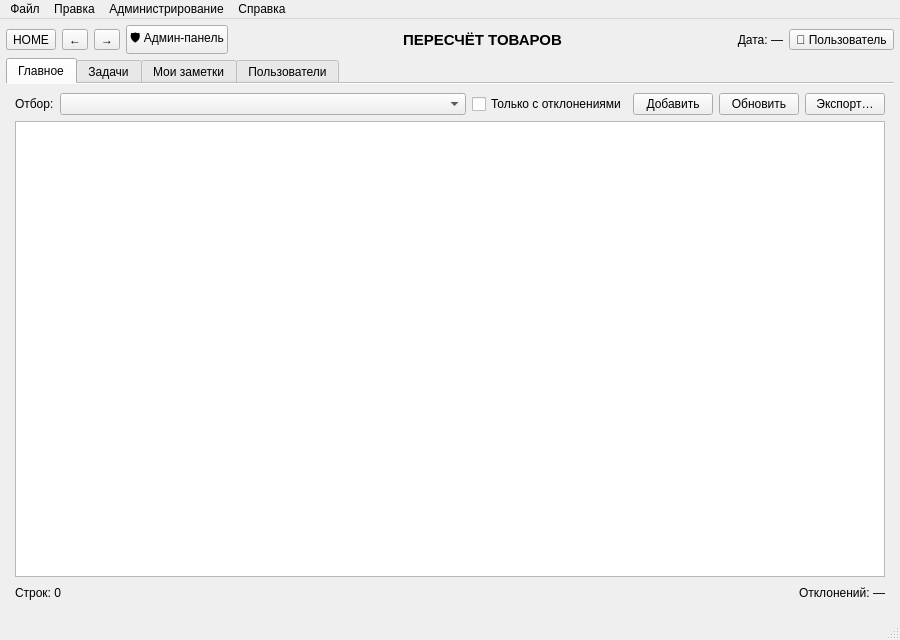
<?xml version="1.0" encoding="UTF-8"?>
<ui version="4.0">
 <class>MainWindow</class>
 <widget class="QMainWindow" name="MainWindow">
  <property name="geometry">
   <rect><x>0</x><y>0</y><width>900</width><height>640</height></rect>
  </property>
  <property name="windowTitle">
   <string>MainWindow</string>
  </property>
  <widget class="QWidget" name="centralwidget">
   <layout class="QVBoxLayout" name="centralLayout">
    <property name="spacing"><number>4</number></property>
    <property name="leftMargin"><number>6</number></property>
    <property name="topMargin"><number>6</number></property>
    <property name="rightMargin"><number>6</number></property>
    <property name="bottomMargin"><number>6</number></property>
    <item>
     <layout class="QHBoxLayout" name="topBarLayout">
      <property name="spacing"><number>6</number></property>
      <item>
       <widget class="QToolButton" name="btnHome">
        <property name="toolTip"><string>На главную</string></property>
        <property name="text"><string>HOME</string></property>
        <property name="toolButtonStyle">
         <enum>Qt::ToolButtonTextOnly</enum>
        </property>
       </widget>
      </item>
      <item>
       <widget class="QToolButton" name="btnBack">
        <property name="toolTip"><string>Назад</string></property>
        <property name="text"><string>←</string></property>
       </widget>
      </item>
      <item>
       <widget class="QToolButton" name="btnForward">
        <property name="toolTip"><string>Вперёд</string></property>
        <property name="text"><string>→</string></property>
       </widget>
      </item>
      <item>
       <widget class="QPushButton" name="btnAdminPanel">
        <property name="toolTip">
         <string>Админ-панель: выдача должностей</string>
        </property>
        <property name="text">
         <string>🛡 Админ-панель</string>
        </property>
       </widget>
      </item>
      <item>
       <widget class="QLabel" name="lblHeader">
        <property name="sizePolicy">
         <sizepolicy hsizetype="Expanding" vsizetype="Preferred">
          <horstretch>1</horstretch><verstretch>0</verstretch>
         </sizepolicy>
        </property>
        <property name="font">
         <font><pointsize>11</pointsize><weight>75</weight><bold>true</bold></font>
        </property>
        <property name="text"><string>ПЕРЕСЧЁТ ТОВАРОВ</string></property>
        <property name="alignment"><set>Qt::AlignCenter</set></property>
       </widget>
      </item>
      <item>
       <widget class="QLabel" name="lblDate">
        <property name="text"><string>Дата: —</string></property>
        <property name="alignment">
         <set>Qt::AlignRight|Qt::AlignTrailing|Qt::AlignVCenter</set>
        </property>
       </widget>
      </item>
      <item>
       <widget class="QToolButton" name="btnAccount">
        <property name="toolTip"><string>Учётная запись</string></property>
        <property name="text"><string>👤 Пользователь</string></property>
        <property name="popupMode">
         <enum>QToolButton::InstantPopup</enum>
        </property>
        <property name="toolButtonStyle">
         <enum>Qt::ToolButtonTextOnly</enum>
        </property>
       </widget>
      </item>
     </layout>
    </item>
    <item>
     <widget class="QTabWidget" name="tabWidget">
      <property name="currentIndex"><number>0</number></property>
      <property name="documentMode"><bool>true</bool></property>
      <widget class="QWidget" name="tabMain">
       <attribute name="title"><string>Главное</string></attribute>
       <layout class="QVBoxLayout" name="mainLayout">
        <property name="spacing"><number>6</number></property>
        <item>
         <layout class="QHBoxLayout" name="filterLayout">
          <item>
           <widget class="QLabel" name="lblFilter">
            <property name="text"><string>Отбор:</string></property>
           </widget>
          </item>
          <item>
           <widget class="QComboBox" name="cmbFilter">
            <property name="sizePolicy">
             <sizepolicy hsizetype="Expanding" vsizetype="Fixed">
              <horstretch>1</horstretch><verstretch>0</verstretch>
             </sizepolicy>
            </property>
            <property name="toolTip">
             <string>Выбор категории для отбора</string>
            </property>
           </widget>
          </item>
          <item>
           <widget class="QCheckBox" name="chkOnlyDeviations">
            <property name="text"><string>Только с отклонениями</string></property>
           </widget>
          </item>
          <item>
           <widget class="QPushButton" name="btnAddItem">
            <property name="toolTip"><string>Добавить новую позицию (Ctrl+N)</string></property>
            <property name="text"><string>Добавить</string></property>
            <property name="shortcut"><string>Ctrl+N</string></property>
           </widget>
          </item>
          <item>
           <widget class="QPushButton" name="btnRefresh">
            <property name="toolTip"><string>Перечитать данные (F5)</string></property>
            <property name="text"><string>Обновить</string></property>
            <property name="shortcut"><string>F5</string></property>
           </widget>
          </item>
          <item>
           <widget class="QPushButton" name="btnExport">
            <property name="toolTip"><string>Экспорт таблицы в CSV</string></property>
            <property name="text"><string>Экспорт…</string></property>
           </widget>
          </item>
         </layout>
        </item>
        <item>
         <widget class="QTableWidget" name="tblProducts">
          <property name="editTriggers">
           <set>QAbstractItemView::DoubleClicked|QAbstractItemView::EditKeyPressed</set>
          </property>
          <property name="alternatingRowColors"><bool>true</bool></property>
          <property name="selectionMode">
           <enum>QAbstractItemView::ExtendedSelection</enum>
          </property>
          <property name="selectionBehavior">
           <enum>QAbstractItemView::SelectRows</enum>
          </property>
          <property name="sortingEnabled"><bool>true</bool></property>
          <attribute name="horizontalHeaderStretchLastSection">
           <bool>true</bool>
          </attribute>
          <attribute name="verticalHeaderVisible">
           <bool>false</bool>
          </attribute>
         </widget>
        </item>
        <item>
         <layout class="QHBoxLayout" name="statusLayout">
          <item>
           <widget class="QLabel" name="lblRowsCount">
            <property name="text"><string>Строк: 0</string></property>
           </widget>
          </item>
          <item>
           <spacer name="statusSpacer">
            <property name="orientation"><enum>Qt::Horizontal</enum></property>
            <property name="sizeHint" stdset="0">
             <size><width>40</width><height>20</height></size>
            </property>
           </spacer>
          </item>
          <item>
           <widget class="QLabel" name="lblDeviationsSum">
            <property name="text"><string>Отклонений: —</string></property>
           </widget>
          </item>
         </layout>
        </item>
       </layout>
      </widget>
      <widget class="QWidget" name="tabTasks">
       <attribute name="title"><string>Задачи</string></attribute>
       <layout class="QHBoxLayout" name="tasksLayout">
        <property name="spacing"><number>8</number></property>
        <item>
         <layout class="QVBoxLayout" name="tasksListLayout">
          <item>
           <widget class="QLabel" name="lblTasksTitle">
            <property name="font">
             <font><weight>75</weight><bold>true</bold></font>
            </property>
            <property name="text"><string>Список задач</string></property>
           </widget>
          </item>
          <item>
           <widget class="QLineEdit" name="edtTaskSearch">
            <property name="placeholderText"><string>Поиск задачи…</string></property>
            <property name="clearButtonEnabled"><bool>true</bool></property>
           </widget>
          </item>
          <item>
           <widget class="QListWidget" name="lstTasks">
            <property name="alternatingRowColors"><bool>true</bool></property>
            <property name="selectionMode">
             <enum>QAbstractItemView::SingleSelection</enum>
            </property>
           </widget>
          </item>
          <item>
           <layout class="QHBoxLayout" name="tasksButtonsLayout">
            <item>
             <widget class="QPushButton" name="btnTaskAdd">
              <property name="text"><string>Добавить</string></property>
             </widget>
            </item>
            <item>
             <widget class="QPushButton" name="btnTaskDelete">
              <property name="text"><string>Удалить</string></property>
             </widget>
            </item>
           </layout>
          </item>
         </layout>
        </item>
        <item>
         <widget class="QGroupBox" name="grpTaskDetails">
          <property name="title"><string>Детали задачи</string></property>
          <layout class="QFormLayout" name="taskDetailsLayout">
           <item row="0" column="0">
            <widget class="QLabel" name="lblTaskName">
             <property name="text"><string>Название:</string></property>
            </widget>
           </item>
           <item row="0" column="1">
            <widget class="QLineEdit" name="edtTaskName">
             <property name="placeholderText"><string>Краткое название</string></property>
            </widget>
           </item>
           <item row="1" column="0">
            <widget class="QLabel" name="lblTaskPriority">
             <property name="text"><string>Приоритет:</string></property>
            </widget>
           </item>
           <item row="1" column="1">
            <widget class="QComboBox" name="cmbTaskPriority">
             <item><property name="text"><string>Низкий</string></property></item>
             <item><property name="text"><string>Средний</string></property></item>
             <item><property name="text"><string>Высокий</string></property></item>
            </widget>
           </item>
           <item row="2" column="0">
            <widget class="QLabel" name="lblTaskDue">
             <property name="text"><string>Срок:</string></property>
            </widget>
           </item>
           <item row="2" column="1">
            <widget class="QDateEdit" name="dtTaskDue">
             <property name="displayFormat"><string>dd.MM.yyyy</string></property>
             <property name="calendarPopup"><bool>true</bool></property>
            </widget>
           </item>
           <item row="3" column="0">
            <widget class="QLabel" name="lblTaskDone">
             <property name="text"><string>Статус:</string></property>
            </widget>
           </item>
           <item row="3" column="1">
            <widget class="QCheckBox" name="chkTaskDone">
             <property name="text"><string>Выполнено</string></property>
            </widget>
           </item>
           <item row="4" column="0" colspan="2">
            <widget class="QLabel" name="lblTaskDesc">
             <property name="text"><string>Описание:</string></property>
            </widget>
           </item>
           <item row="5" column="0" colspan="2">
            <widget class="QTextEdit" name="txtTaskDesc">
             <property name="placeholderText">
              <string>Подробное описание задачи…</string>
             </property>
            </widget>
           </item>
           <item row="6" column="0" colspan="2">
            <layout class="QHBoxLayout" name="taskSaveLayout">
             <item>
              <spacer name="taskSaveSpacer">
               <property name="orientation"><enum>Qt::Horizontal</enum></property>
               <property name="sizeHint" stdset="0">
                <size><width>40</width><height>20</height></size>
               </property>
              </spacer>
             </item>
             <item>
              <widget class="QPushButton" name="btnTaskSave">
               <property name="text"><string>Сохранить</string></property>
              </widget>
             </item>
            </layout>
           </item>
          </layout>
         </widget>
        </item>
       </layout>
      </widget>
      <widget class="QWidget" name="tabNotes">
       <attribute name="title"><string>Мои заметки</string></attribute>
       <layout class="QHBoxLayout" name="notesLayout">
        <property name="spacing"><number>8</number></property>
        <item>
         <layout class="QVBoxLayout" name="notesListLayout">
          <item>
           <widget class="QLabel" name="lblNotesTitle">
            <property name="font">
             <font><weight>75</weight><bold>true</bold></font>
            </property>
            <property name="text"><string>Заметки</string></property>
           </widget>
          </item>
          <item>
           <widget class="QLineEdit" name="edtNoteSearch">
            <property name="placeholderText"><string>Поиск заметки…</string></property>
            <property name="clearButtonEnabled"><bool>true</bool></property>
           </widget>
          </item>
          <item>
           <widget class="QListWidget" name="lstNotes">
            <property name="alternatingRowColors"><bool>true</bool></property>
           </widget>
          </item>
          <item>
           <layout class="QHBoxLayout" name="notesButtonsLayout">
            <item>
             <widget class="QPushButton" name="btnNoteNew">
              <property name="text"><string>Новая</string></property>
             </widget>
            </item>
            <item>
             <widget class="QPushButton" name="btnNoteDelete">
              <property name="text"><string>Удалить</string></property>
             </widget>
            </item>
           </layout>
          </item>
         </layout>
        </item>
        <item>
         <layout class="QVBoxLayout" name="noteEditLayout">
          <item>
           <widget class="QLabel" name="lblNoteEditorTitle">
            <property name="font">
             <font><weight>75</weight><bold>true</bold></font>
            </property>
            <property name="text"><string>Содержимое заметки</string></property>
           </widget>
          </item>
          <item>
           <widget class="QTextEdit" name="txtNoteContent">
            <property name="acceptRichText"><bool>false</bool></property>
            <property name="placeholderText">
             <string>Введите текст заметки…</string>
            </property>
           </widget>
          </item>
          <item>
           <layout class="QHBoxLayout" name="noteEditButtonsLayout">
            <item>
             <widget class="QLabel" name="lblNoteModified">
              <property name="text"><string>Изменено: —</string></property>
             </widget>
            </item>
            <item>
             <spacer name="noteEditSpacer">
              <property name="orientation"><enum>Qt::Horizontal</enum></property>
              <property name="sizeHint" stdset="0">
               <size><width>40</width><height>20</height></size>
              </property>
             </spacer>
            </item>
            <item>
             <widget class="QPushButton" name="btnNoteSave">
              <property name="text"><string>Сохранить</string></property>
             </widget>
            </item>
           </layout>
          </item>
         </layout>
        </item>
       </layout>
      </widget>
      <widget class="QWidget" name="tabUsers">
       <attribute name="title"><string>Пользователи</string></attribute>
       <layout class="QVBoxLayout" name="usersLayout">
        <property name="spacing"><number>6</number></property>
        <item>
         <layout class="QHBoxLayout" name="usersToolbarLayout">
          <item>
           <widget class="QPushButton" name="btnUserAdd">
            <property name="text"><string>Добавить пользователя</string></property>
           </widget>
          </item>
          <item>
           <widget class="QPushButton" name="btnUserDelete">
            <property name="text"><string>Удалить</string></property>
           </widget>
          </item>
          <item>
           <widget class="QPushButton" name="btnUserRefresh">
            <property name="text"><string>Обновить</string></property>
           </widget>
          </item>
          <item>
           <spacer name="usersToolbarSpacer">
            <property name="orientation"><enum>Qt::Horizontal</enum></property>
            <property name="sizeHint" stdset="0">
             <size><width>40</width><height>20</height></size>
            </property>
           </spacer>
          </item>
         </layout>
        </item>
        <item>
         <widget class="QTableWidget" name="tblUsers">
          <property name="alternatingRowColors"><bool>true</bool></property>
          <property name="selectionBehavior">
           <enum>QAbstractItemView::SelectRows</enum>
          </property>
          <property name="selectionMode">
           <enum>QAbstractItemView::SingleSelection</enum>
          </property>
          <property name="editTriggers">
           <set>QAbstractItemView::NoEditTriggers</set>
          </property>
          <attribute name="verticalHeaderVisible">
           <bool>false</bool>
          </attribute>
          <column><property name="text"><string>Логин</string></property></column>
          <column><property name="text"><string>ФИО</string></property></column>
          <column><property name="text"><string>Email</string></property></column>
          <column><property name="text"><string>Телефон</string></property></column>
          <column><property name="text"><string>Должность</string></property></column>
          <column><property name="text"><string>Статус</string></property></column>
         </widget>
        </item>
        <item>
         <widget class="QGroupBox" name="grpUserDetails">
          <property name="title"><string>Данные пользователя</string></property>
          <layout class="QFormLayout" name="userDetailsLayout">
           <item row="0" column="0">
            <widget class="QLabel" name="lblUserLogin">
             <property name="text"><string>Логин:</string></property>
            </widget>
           </item>
           <item row="0" column="1">
            <widget class="QLineEdit" name="edtUserLogin">
             <property name="placeholderText"><string>login</string></property>
            </widget>
           </item>
           <item row="1" column="0">
            <widget class="QLabel" name="lblUserName">
             <property name="text"><string>ФИО:</string></property>
            </widget>
           </item>
           <item row="1" column="1">
            <widget class="QLineEdit" name="edtUserName">
             <property name="placeholderText"><string>Иванов Иван Иванович</string></property>
            </widget>
           </item>
           <item row="2" column="0">
            <widget class="QLabel" name="lblUserEmail">
             <property name="text"><string>Email:</string></property>
            </widget>
           </item>
           <item row="2" column="1">
            <widget class="QLineEdit" name="edtUserEmail">
             <property name="placeholderText"><string>user@mail.ru</string></property>
            </widget>
           </item>
           <item row="3" column="0">
            <widget class="QLabel" name="lblUserPhone">
             <property name="text"><string>Телефон:</string></property>
            </widget>
           </item>
           <item row="3" column="1">
            <widget class="QLineEdit" name="edtUserPhone">
             <property name="placeholderText"><string>+7 999 123-45-67</string></property>
            </widget>
           </item>
           <item row="4" column="0">
            <widget class="QLabel" name="lblUserPassword">
             <property name="text"><string>Пароль:</string></property>
            </widget>
           </item>
           <item row="4" column="1">
            <widget class="QLineEdit" name="edtUserPassword">
             <property name="echoMode"><enum>QLineEdit::Password</enum></property>
             <property name="placeholderText"><string>••••••</string></property>
            </widget>
           </item>
           <item row="5" column="0">
            <widget class="QLabel" name="lblUserRole">
             <property name="text"><string>Должность:</string></property>
            </widget>
           </item>
           <item row="5" column="1">
            <widget class="QComboBox" name="cmbUserRole">
             <item><property name="text"><string>Администратор</string></property></item>
             <item><property name="text"><string>Кладовщик</string></property></item>
             <item><property name="text"><string>Продавец</string></property></item>
             <item><property name="text"><string>Руководитель магазином</string></property></item>
            </widget>
           </item>
           <item row="6" column="0">
            <widget class="QLabel" name="lblUserActive">
             <property name="text"><string>Активен:</string></property>
            </widget>
           </item>
           <item row="6" column="1">
            <widget class="QCheckBox" name="chkUserActive">
             <property name="text"><string>Разрешён вход</string></property>
             <property name="checked"><bool>true</bool></property>
            </widget>
           </item>
           <item row="7" column="0" colspan="2">
            <layout class="QHBoxLayout" name="userSaveLayout">
             <item>
              <spacer name="userSaveSpacer">
               <property name="orientation"><enum>Qt::Horizontal</enum></property>
               <property name="sizeHint" stdset="0">
                <size><width>40</width><height>20</height></size>
               </property>
              </spacer>
             </item>
             <item>
              <widget class="QPushButton" name="btnUserSave">
               <property name="text"><string>Сохранить</string></property>
              </widget>
             </item>
            </layout>
           </item>
          </layout>
         </widget>
        </item>
       </layout>
      </widget>
     </widget>
    </item>
   </layout>
  </widget>
  <widget class="QMenuBar" name="menubar">
   <property name="geometry">
    <rect><x>0</x><y>0</y><width>900</width><height>21</height></rect>
   </property>
   <widget class="QMenu" name="menuFile">
    <property name="title"><string>Файл</string></property>
    <addaction name="actionRefresh"/>
    <addaction name="actionExport"/>
    <addaction name="separator"/>
    <addaction name="actionExit"/>
   </widget>
   <widget class="QMenu" name="menuEdit">
    <property name="title"><string>Правка</string></property>
    <addaction name="actionAdd"/>
    <addaction name="actionDelete"/>
   </widget>
   <widget class="QMenu" name="menuAdmin">
    <property name="title"><string>Администрирование</string></property>
    <addaction name="actionAdminPanel"/>
   </widget>
   <widget class="QMenu" name="menuHelp">
    <property name="title"><string>Справка</string></property>
    <addaction name="actionAbout"/>
   </widget>
   <addaction name="menuFile"/>
   <addaction name="menuEdit"/>
   <addaction name="menuAdmin"/>
   <addaction name="menuHelp"/>
  </widget>
  <widget class="QStatusBar" name="statusbar"/>
  <action name="actionRefresh">
   <property name="text"><string>Обновить</string></property>
   <property name="shortcut"><string>F5</string></property>
  </action>
  <action name="actionExport">
   <property name="text"><string>Экспорт…</string></property>
  </action>
  <action name="actionExit">
   <property name="text"><string>Выход</string></property>
   <property name="shortcut"><string>Ctrl+Q</string></property>
  </action>
  <action name="actionAdd">
   <property name="text"><string>Добавить</string></property>
   <property name="shortcut"><string>Ctrl+N</string></property>
  </action>
  <action name="actionDelete">
   <property name="text"><string>Удалить</string></property>
   <property name="shortcut"><string>Del</string></property>
  </action>
  <action name="actionAbout">
   <property name="text"><string>О программе</string></property>
  </action>
  <action name="actionAdminPanel">
   <property name="text"><string>Админ-панель (выдача должностей)…</string></property>
  </action>
 </widget>
 <resources/>
 <connections/>
</ui>
